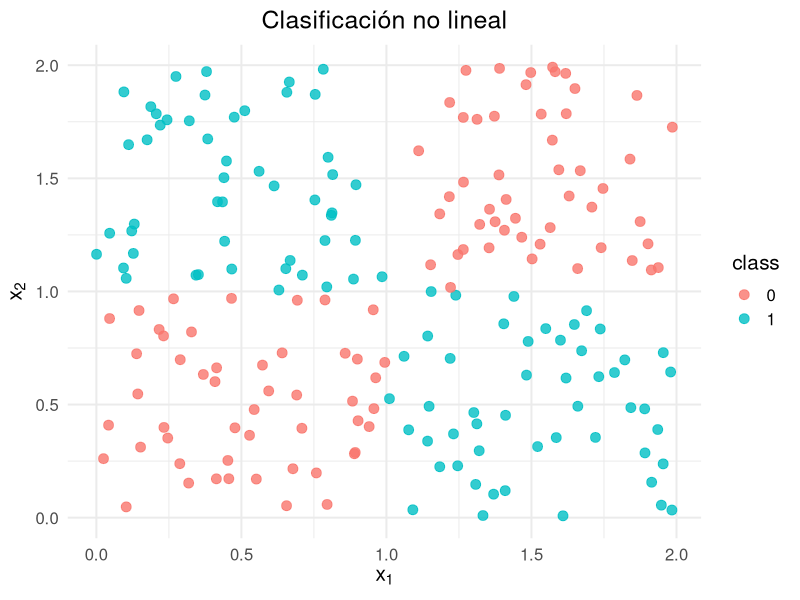

This figure's R source:
## ---- chunk 1
knitr::opts_chunk$set(echo = FALSE)
knitr::opts_chunk$set(message = FALSE, warning = FALSE)
knitr::opts_chunk$set(fig.width = 6.5, fig.height = 3.6, out.width = "70%", fig.align = "center", dev = "cairo_pdf")
## ---- chunk 2
library(ggplot2)
set.seed(123)
n <- 50
x1 <- c(runif(n, 0, 1), runif(n, 0, 1), runif(n, 1, 2), runif(n, 1, 2))
x2 <- c(runif(n, 0, 1), runif(n, 1, 2), runif(n, 0, 1), runif(n, 1, 2))
class <- factor(c(rep(0, n), rep(1, n), rep(1, n), rep(0, n)))
data <- data.frame(x1 = x1, x2 = x2, class = class)
ggplot(data, aes(x = x1, y = x2, color = class)) +
  geom_point(size = 3, alpha = 0.8) +
  labs(
    title = "Clasificación no lineal",
    x = expression(x[1]),
    y = expression(x[2])
  ) +
  theme_minimal(base_size = 15) +
  theme(
    plot.title = element_text(hjust = 0.5)
  )
